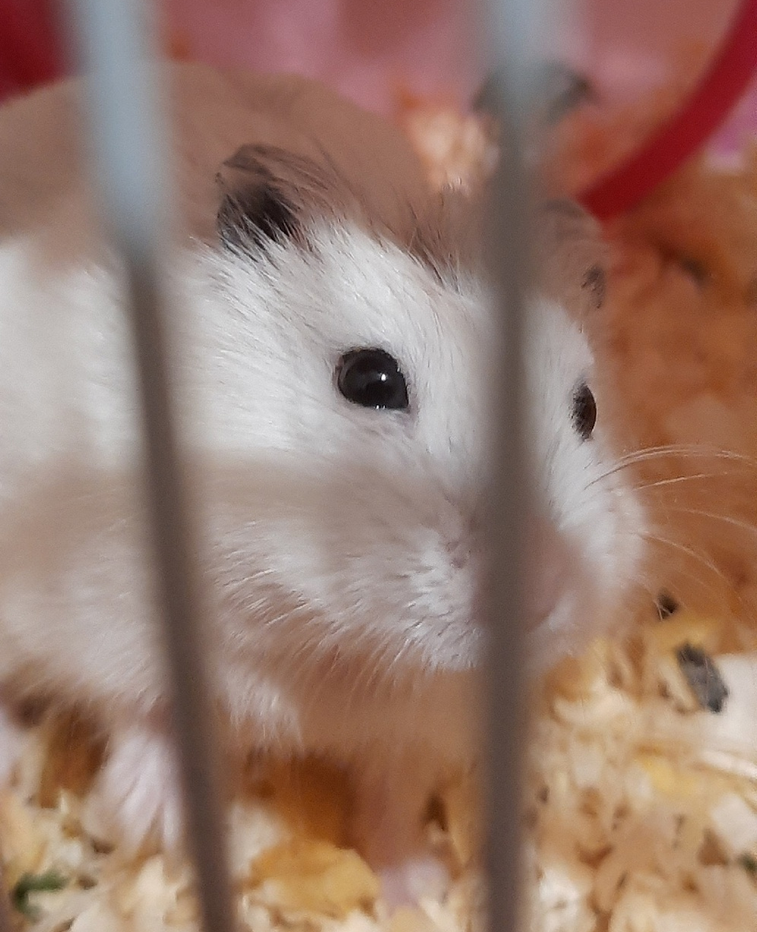
#> input picture lab1/images/img1.bmp, 757 x 932 px, shrunk from 996 x 1227 before the run, given in place of the camera
$ python t4_moment_of_camera.py
#> lines starting #> are read from the running program, lines starting #| are printed output that depends on the picture; after the words box and inside, x2 and y2 are one past the last pixel; in counts of white or black regions, pixels touching at a corner belong together
import sys

import cv2
import numpy as np

red_bounds = (np.array([162, 52, 46]), np.array([179, 255, 255]))


# Функция для получения маски красного цвета
def get_red_mask(hsv_frame):
    return cv2.inRange(hsv_frame, *red_bounds)


kernel = np.ones((5, 5), np.uint8)


# Функция для выполнения морфологических операций (открытие и закрытие)
def apply_morphological_transformations(mask):
    mask = cv2.morphologyEx(mask, cv2.MORPH_OPEN, kernel)  # Открытие (удаляет мелкие шумы)
    mask = cv2.morphologyEx(mask, cv2.MORPH_CLOSE, kernel)  # Закрытие (заполняет маленькие пробелы)
    return mask


# Функция для рисования прицела с затемнением за его пределами
def scope(image, cx, cy):
    outer_circle_radius = 300  # Радиус внешнего круга
    crosshair_radius = 20  # Радиус центрального круга
    gap = 10  # Разрыв между кругом и линиями
    line_thickness = 2  # Толщина линий и круга
    tick_length = 10  # Длина отметок на линиях
    tick_spacing = 20  # Расстояние между отметками
    color = (0, 0, 0)  # Цвет прицела (черный)

    # Создаем черную маску того же размера, что и изображение
    mask = np.zeros_like(image)
    cv2.circle(mask, (cx, cy), outer_circle_radius, (255, 255, 255), -1)
    masked_image = cv2.bitwise_and(image, mask)
    cv2.circle(masked_image, (cx, cy), outer_circle_radius, color, line_thickness)
    cv2.circle(masked_image, (cx, cy), crosshair_radius, color, line_thickness)

    # Функция для рисования линии с отметками
    def draw_line_with_ticks(start, end, tick_direction):
        cv2.line(masked_image, start, end, color, line_thickness)
        for i in range(gap + crosshair_radius, outer_circle_radius, tick_spacing):
            tick_start = (cx + i * tick_direction[0], cy + i * tick_direction[1])
            if tick_direction[0] == 0:
                cv2.line(masked_image, (tick_start[0] - tick_length // 2, tick_start[1]),
                         (tick_start[0] + tick_length // 2, tick_start[1]), color, line_thickness)
            else:
                cv2.line(masked_image, (tick_start[0], tick_start[1] - tick_length // 2),
                         (tick_start[0], tick_start[1] + tick_length // 2), color, line_thickness)

    # Рисуем линии
    draw_line_with_ticks((cx, cy - crosshair_radius - gap), (cx, cy - outer_circle_radius), (0, -1))
    draw_line_with_ticks((cx, cy + crosshair_radius + gap), (cx, cy + outer_circle_radius), (0, 1))
    draw_line_with_ticks((cx - crosshair_radius - gap, cy), (cx - outer_circle_radius, cy), (-1, 0))
    draw_line_with_ticks((cx + crosshair_radius + gap, cy), (cx + outer_circle_radius, cy), (1, 0))

    return masked_image


# Окна программы и их позиции
window_name_1 = 'Original Camera Feed with Red Mask and Crosshair'
window_name_2 = 'Red Mask (Threshold)'
cv2.namedWindow(window_name_1)
cv2.namedWindow(window_name_2)

# Открытие камеры
cap = cv2.VideoCapture(0)

if not cap.isOpened():
    print("Не удалось открыть камеру")
    sys.exit(-1)

while True:
    # Чтение кадров с камеры
    ret, frame = cap.read()
#> frame is the input picture: shape (932, 757, 3); mean B, G, R 109.6, 122.6, 152.9
    if not ret:
        print("Ошибка при получении кадра")
        break

    # Преобразование изображения в цветовое пространство HSV
    hsv_frame = cv2.cvtColor(frame, cv2.COLOR_BGR2HSV)
#> hsv_frame: shape (932, 757, 3); mean H, S, V 31.5, 78.4, 153.3

    red_mask = get_red_mask(hsv_frame)
#> in get_red_mask, `return cv2.inRange(hsv_frame, *red_bounds)`:
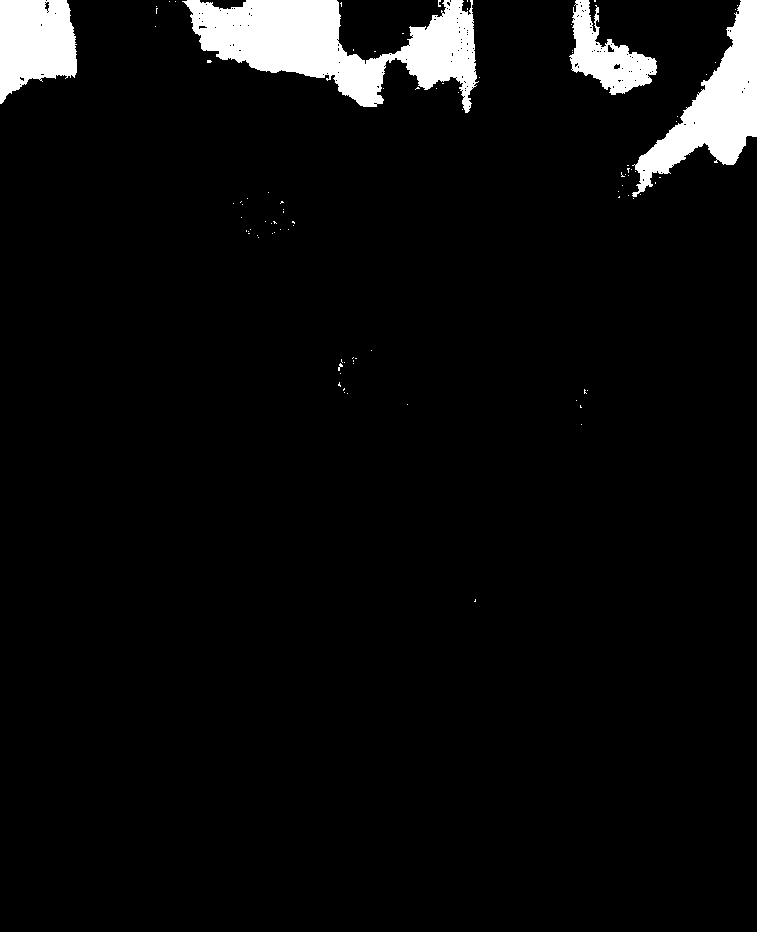
#> returned value: shape (932, 757); 5% white; 93 white regions (89 under 20 px), largest, box (x1, y1, x2, y2) and area: (182, 0, 479, 113) 16428, (632, 0, 757, 197) 8890, (0, 0, 77, 104) 6086, (569, 0, 657, 95) 3761

    # Применяем морфологические преобразования
    red_mask_morph = apply_morphological_transformations(red_mask)
#> in apply_morphological_transformations, `mask = cv2.morphologyEx(mask, cv2.MORPH_OPEN, kernel)`:
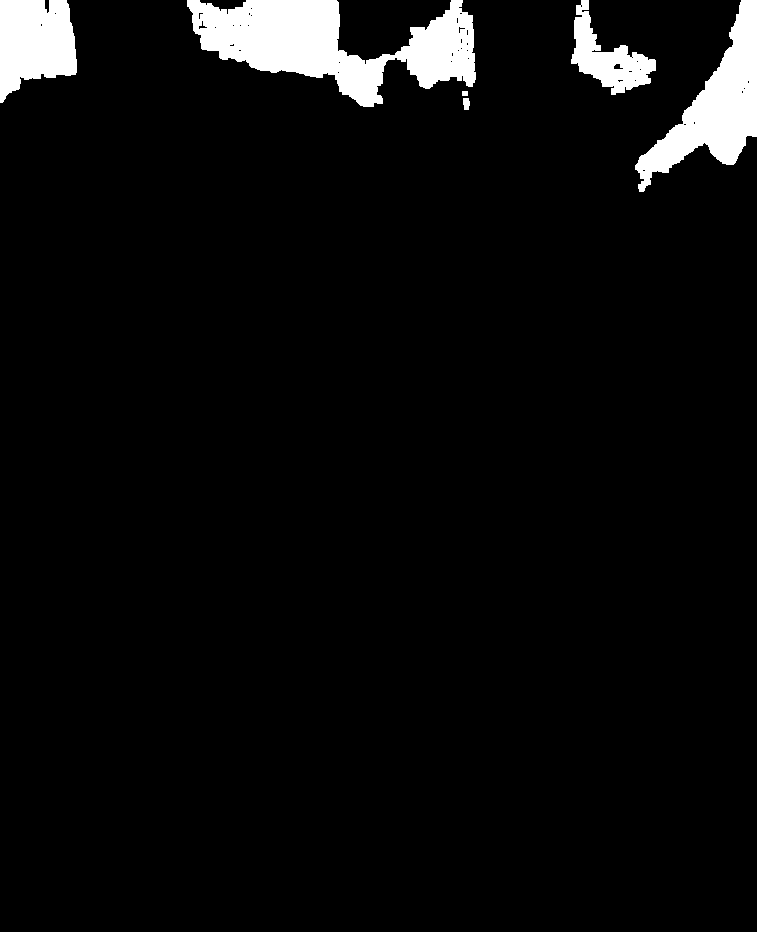
#> mask: shape (932, 757); 4.8% white; 6 white regions, box (x1, y1, x2, y2) and area: (187, 0, 476, 107) 15771, (635, 0, 757, 192) 8719, (0, 0, 77, 103) 5986, (571, 0, 656, 95) 3305, (463, 98, 470, 110) 72, (462, 91, 468, 96) 30
#> in apply_morphological_transformations, `mask = cv2.morphologyEx(mask, cv2.MORPH_CLOSE, kernel)`: mask: shape (932, 757); 4.9% white; 5 white regions, box (x1, y1, x2, y2) and area: (187, 0, 476, 107) 15940, (635, 0, 757, 192) 8748, (0, 0, 77, 103) 6050, (571, 0, 656, 95) 3419, (462, 91, 470, 110) 112

    # Находим моменты изображения
    moments = cv2.moments(red_mask_morph)
#> moments = moments, m00 8738595, centre m10/m00, m01/m00 = (405.3, 60.96)

    # Площадь объекта (момент m00)
    area = moments['m00']
#> area = 8738595

    # Если площадь объекта больше порогового значения (для исключения шумов)
    if area > 1000:
        # Вычисляем координаты центра масс объекта
        cx = int(moments['m10'] / moments['m00'])
#> cx = 405
        cy = int(moments['m01'] / moments['m00'])
#> cy = 60

        # Рисуем прицел AWP в центре обнаруженного объекта
        frame = scope(frame, cx, cy)
#> in scope, `cv2.circle(mask, (cx, cy), outer_circle_radius, (255, 255, 255), -1)`: mask: shape (932, 757, 3); 25.1% white; 1 white region, box (x1, y1, x2, y2) and area: (105, 0, 706, 361) 177391
#> in draw_line_with_ticks, `cv2.line(masked_image, start, end, color, line_thickness)`: masked_image: shape (932, 757, 3); mean B, G, R 26.3, 27.5, 36.1
#> the loop in draw_line_with_ticks, `for i in range(gap + crosshair_radius, outer_circle_radius, tick_spaci..` made 14 passes
#> tick_start on passes 1 to 12: (405, 30), (405, 10), (405, -10), (405, -30), (405, -50), (405, -70), (405, -90), (405, -110), (405, -130), (405, -150), (405, -170), (405, -190)
#> after the loop in draw_line_with_ticks, `for i in range(gap + crosshair_radius, outer_circle_radius, tick_spaci..`: masked_image: shape (932, 757, 3); mean B, G, R 26.3, 27.5, 36.1
#> the loop in draw_line_with_ticks (call 2), `for i in range(gap + crosshair_radius, outer_circle_radius, tick_spaci..` made 14 passes
#> tick_start on passes 1 to 12: (405, 90), (405, 110), (405, 130), (405, 150), (405, 170), (405, 190), (405, 210), (405, 230), (405, 250), (405, 270), (405, 290), (405, 310)
#> after the loop in draw_line_with_ticks (call 2), `for i in range(gap + crosshair_radius, outer_circle_radius, tick_spaci..`: masked_image: shape (932, 757, 3); mean B, G, R 26.1, 27.2, 35.8
#> call 3 of draw_line_with_ticks, with start = (375, 60), end = (105, 60), tick_direction = (-1, 0)
#> in draw_line_with_ticks (call 3), `cv2.line(masked_image, start, end, color, line_thickness)`: masked_image: shape (932, 757, 3); mean B, G, R 25.9, 27.1, 35.6
#> the loop in draw_line_with_ticks (call 3), `for i in range(gap + crosshair_radius, outer_circle_radius, tick_spaci..` made 14 passes
#> tick_start on passes 1 to 12: (375, 60), (355, 60), (335, 60), (315, 60), (295, 60), (275, 60), (255, 60), (235, 60), (215, 60), (195, 60), (175, 60), (155, 60)
#> after the loop in draw_line_with_ticks (call 3), `for i in range(gap + crosshair_radius, outer_circle_radius, tick_spaci..`:
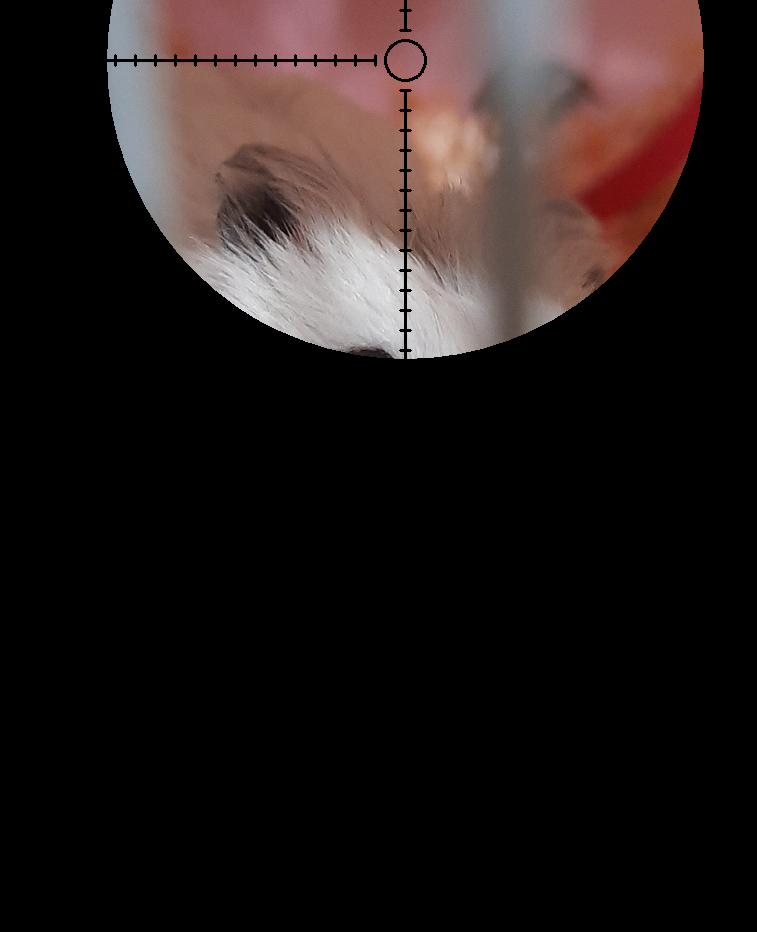
#> masked_image: shape (932, 757, 3); mean B, G, R 25.9, 27, 35.5
#> call 4 of draw_line_with_ticks, with start = (435, 60), end = (705, 60), tick_direction = (1, 0)
#> in draw_line_with_ticks (call 4), `cv2.line(masked_image, start, end, color, line_thickness)`:
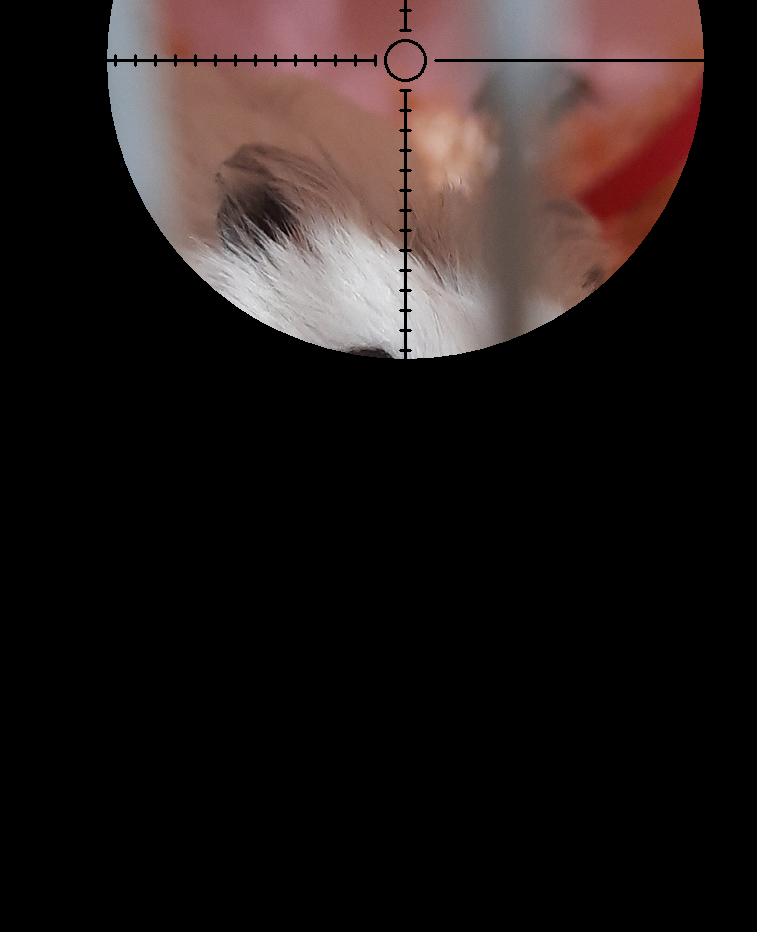
#> masked_image: shape (932, 757, 3); 0.11% of pixels changed, all inside (x1, y1, x2, y2) = (434, 59, 704, 62)
#> the loop in draw_line_with_ticks (call 4), `for i in range(gap + crosshair_radius, outer_circle_radius, tick_spaci..` made 14 passes
#> tick_start on passes 1 to 12: (435, 60), (455, 60), (475, 60), (495, 60), (515, 60), (535, 60), (555, 60), (575, 60), (595, 60), (615, 60), (635, 60), (655, 60)
#> after the loop in draw_line_with_ticks (call 4), `for i in range(gap + crosshair_radius, outer_circle_radius, tick_spaci..`:
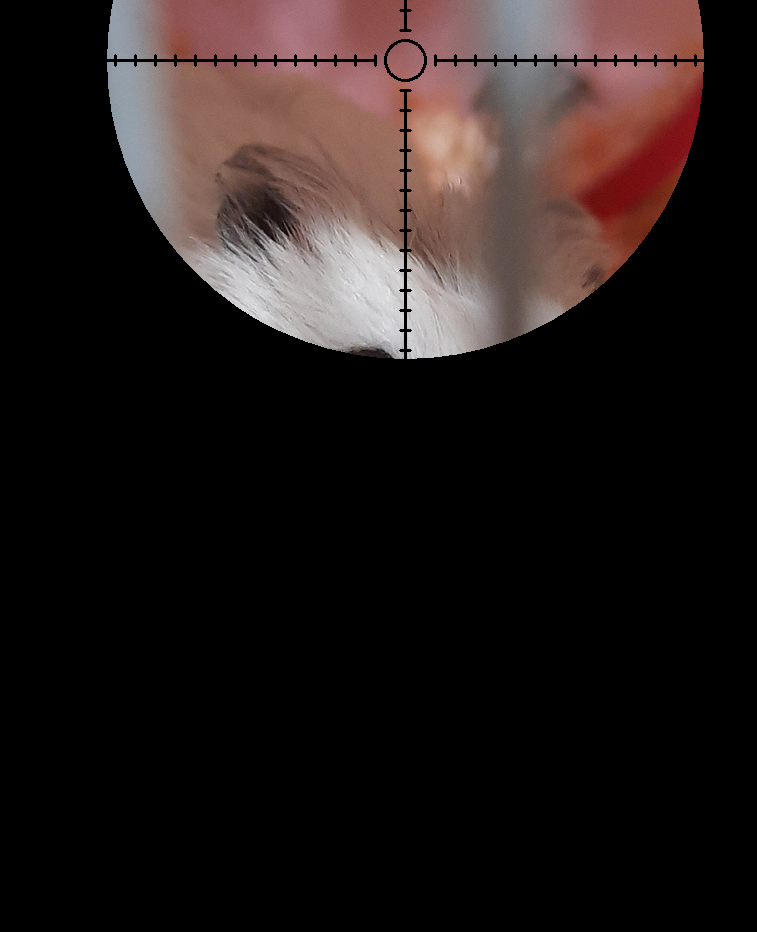
#> masked_image: shape (932, 757, 3); 0.05% of pixels changed, all inside (x1, y1, x2, y2) = (434, 54, 697, 67)

        # Отображаем центр объекта и его площадь
        cv2.putText(frame, f"Area: {int(area)}", (cx - 50, cy - 20), cv2.FONT_HERSHEY_SIMPLEX, 0.6, (0, 255, 0), 2)
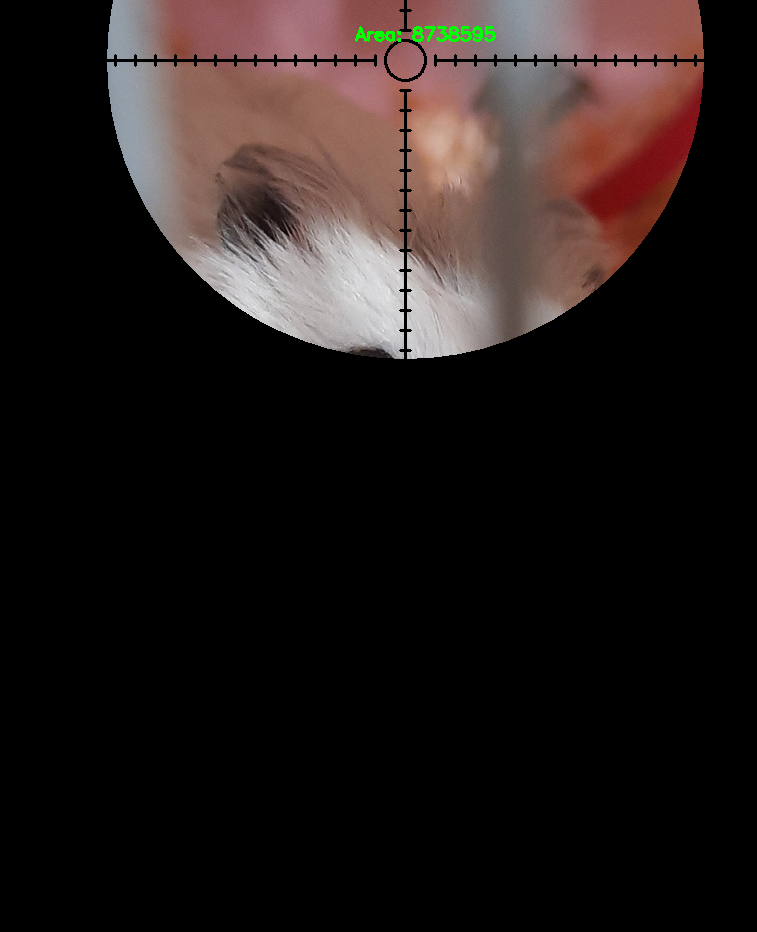
#> frame: shape (932, 757, 3); 0.15% of pixels changed, all inside (x1, y1, x2, y2) = (355, 26, 496, 42)

    # Отображение результата
    cv2.imshow(window_name_1, frame)
    cv2.imshow(window_name_2, red_mask_morph)

    # Ожидание клавиши для выхода
    if cv2.waitKey(33) & 0xFF == ord('q'):
#> (key q is pressed here)
        break

# Освобождение ресурсов
cap.release()
cv2.destroyAllWindows()
